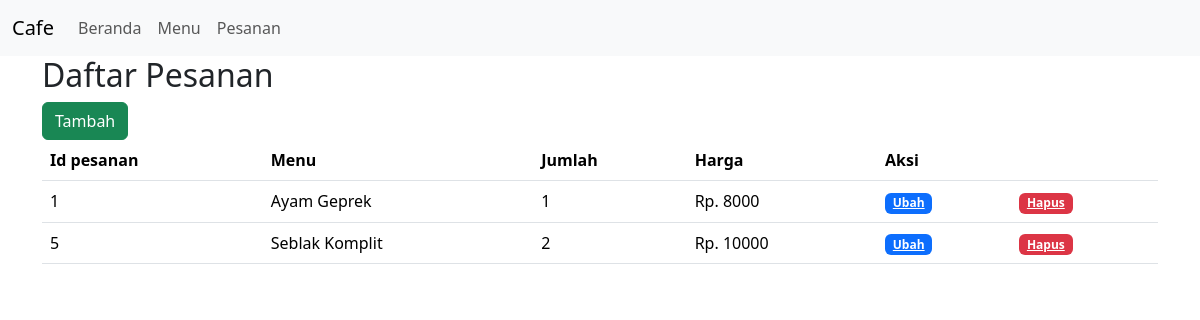
/?halaman=daftarPesanan, run on the app's committed database.
### tables this page shows
CREATE TABLE `pesanan` (
  `id_pesanan` int(11) NOT NULL,
  `menu` varchar(50) NOT NULL,
  `jumlah` int(11) NOT NULL,
  `harga` int(11) NOT NULL
);

### pesanan/v_daftarPesanan.php (the view)
<div class="container">
    <h2>Daftar Pesanan</h2>
    <a href="?halaman=tambahPesanan" class="btn btn-success">Tambah</a>
    <table class="table">
        <thead>
            <th>Id pesanan</th>
            <th>Menu</th>
            <th>Jumlah</th>
            <th>Harga</th>
            <th colspan="2">Aksi</th>
        </thead>
        <tbody>
            <?php
            $sql = mysqli_query($koneksi, "SELECT * FROM pesanan");
            foreach ($sql as $pesan) {
            ?>
                <tr>
                    <td><?= $pesan['id_pesanan'] ?></td>
                    <td><?= $pesan['menu'] ?></td>
                    <td><?= $pesan['jumlah'] ?></td>
                    <td>Rp. <?= $pesan['harga'] ?></td>
                    <td><a href="?halaman=ubahPesanan&id=<?= $pesan['id_pesanan'] ?> " class="badge text-bg-primary">Ubah</a></td>
                    <td> <a href="?halaman=hapusPesanan&id=<?= $pesan['id_pesanan'] ?> " onclick="return confirm('Anda yakin akan menghapus data?')" class=" badge text-bg-danger">Hapus</a></td>
                </tr>
            <?php } ?>
        </tbody>
    </table>
</div>

### data on the page
pesanan: id_pesanan "1", menu "Ayam Geprek", jumlah "1", harga "8000"
pesanan: id_pesanan "5", menu "Seblak Komplit", jumlah "2", harga "10000"
